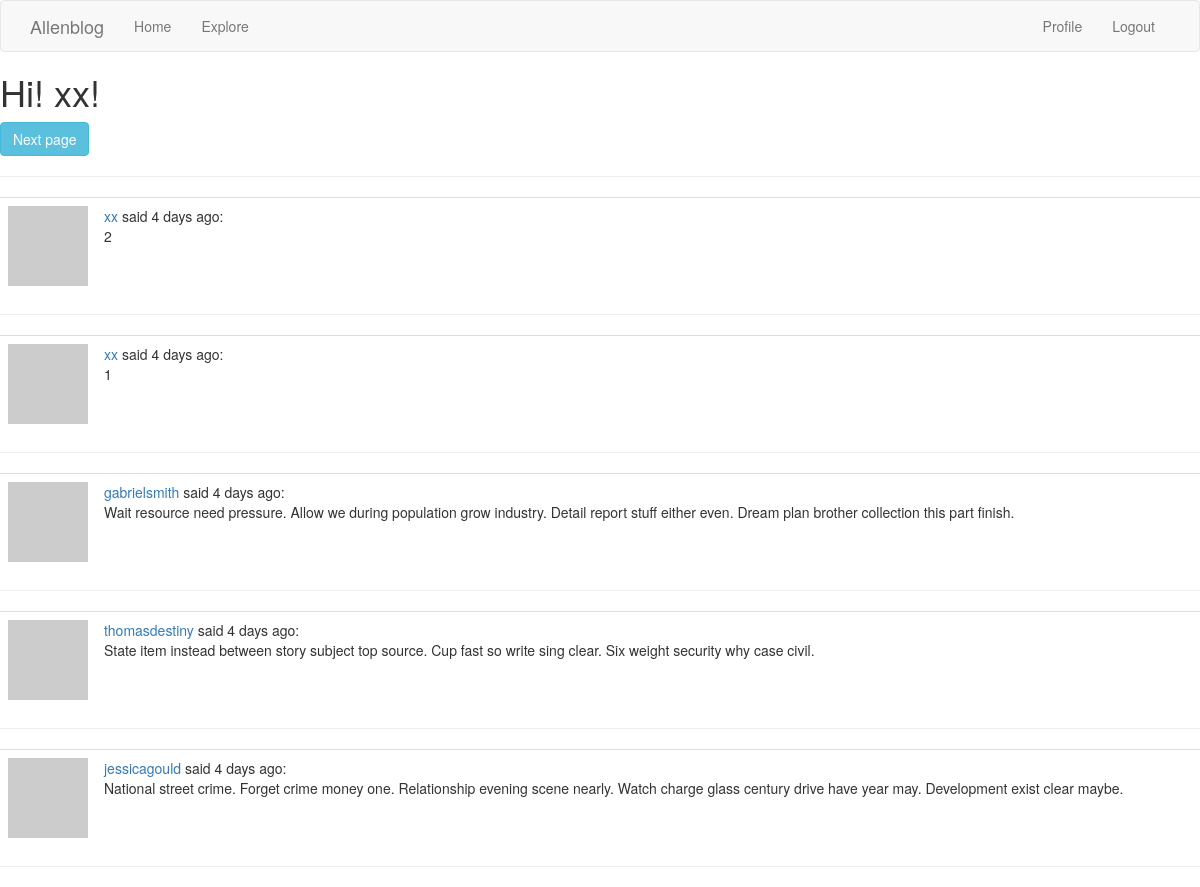
Page /explore (signed in) on the committed database.
### app/main/models.py (models this page shows, shortened)
class User(db.Model, UserMixin):
    __tablename__ = 'user'
    id = db.Column(db.Integer, primary_key=True)
    username = db.Column(db.String(64), index=True, unique=True)
    email = db.Column(db.String(120), index=True, unique=True)
    password_hash = db.Column(db.String(128))
    posts = db.relationship('Post', backref='author', lazy='dynamic')
    about_me = db.Column(db.String(140))
    last_seen = db.Column(db.DateTime, default=datetime.utcnow)
    followed = db.relationship(
        'User', secondary=followers,
        primaryjoin=(followers.c.follower_id == id),
        secondaryjoin=(followers.c.followed_id == id),
        backref=db.backref('followers', lazy='dynamic'),
        lazy='dynamic'
    )
    def avatar(self, size):
        digest = md5(self.email.lower().encode('utf-8')).hexdigest()
        return 'https://www.gravatar.com/avatar/{}?d=identicon&s={}'.format(digest, size)

class Post(db.Model):
    __tablename__ = 'post'
    id = db.Column(db.Integer, primary_key=True)
    title = db.Column(db.String(32), index=True)
    body = db.Column(db.String(140))
    timestamp = db.Column(db.DateTime, index=True, default=datetime.utcnow)
    user_id = db.Column(db.Integer, db.ForeignKey('user.id'))

### app/main/views.py (the view)
@main.route('/explore')
@login_required
def explore():
    page = request.args.get('page', 1, type=int)
    posts = Post.query.order_by(Post.timestamp.desc()).paginate(page, current_app.config['POSTS_PER_PAGE'], False)
    next_url = url_for('main.explore', page=posts.next_num) if posts.has_next else None
    prev_url = url_for('main.explore', page=posts.prev_num) if posts.has_prev else None
    return render_template('explore.html', title='Explore', posts=posts.items, next_url=next_url, prev_url=prev_url)

### app/main/models.py (called while the page is built)
@login_manager.user_loader
def load_user(id):
    return User.query.get(int(id))

### app/main/views.py (called while the page is built)
@main.before_request
def before_request():
    if current_user.is_authenticated:
        current_user.last_seen = datetime.utcnow()
        db.session.commit()

### app/templates/explore.html
{% extends "base.html" %}
{% block content %}
    <h1>Hi! {{ current_user.username }}!</h1>
    {% include('_pagination.html') %}
    {% for post in posts %}
        {% include('_post.html') %}
        <hr>
    {% endfor %}
{% endblock %}

### app/templates/_post.html
    <table class="table table-hover">
        <tr>
            <td width="70px">
                <a href="{{ url_for('main.user_profile', username=post.author.username) }}">
                    <img src="{{ post.author.avatar(70) }}" />
                </a>
            </td>
            <td>
                <a href="{{ url_for('main.user_profile', username=post.author.username) }}">
                    {{ post.author.username }}
                </a>
                said {{ moment(post.timestamp).fromNow() }}:
                <br>
                {{ post.body }}
            </td>
        </tr>
    </table>

### rows in the picture
User: username "xx"
Post: author.username "xx", timestamp "4 days ago", body "2"
Post: author.username "xx", timestamp "4 days ago", body "1"
Post: author.username "gabrielsmith", timestamp "4 days ago", body "Wait resource need pressure. Allow we during population grow industry. Detail report stuff either even. Dream plan brother collection this part finish."
Post: author.username "thomasdestiny", timestamp "4 days ago", body "State item instead between story subject top source. Cup fast so write sing clear. Six weight security why case civil."
Post: author.username "jessicagould", timestamp "4 days ago", body "National street crime. Forget crime money one. Relationship evening scene nearly. Watch charge glass century drive have year may. Development exist clear maybe."
